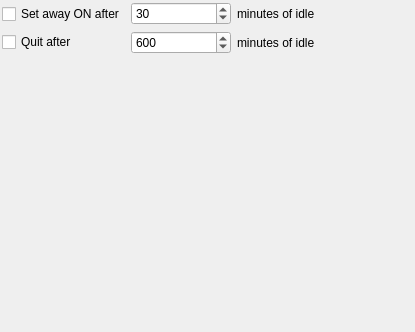
<ui version="4.0" >
 <class>IdleSettings</class>
 <widget class="QWidget" name="IdleSettings" >
  <property name="geometry" >
   <rect>
    <x>0</x>
    <y>0</y>
    <width>415</width>
    <height>332</height>
   </rect>
  </property>
  <property name="windowTitle" >
   <string>Form</string>
  </property>
  <layout class="QGridLayout" >
   <property name="margin" >
    <number>2</number>
   </property>
   <property name="spacing" >
    <number>6</number>
   </property>
   <item rowspan="2" row="0" column="0" >
    <layout class="QGridLayout" >
     <property name="margin" >
      <number>0</number>
     </property>
     <property name="spacing" >
      <number>6</number>
     </property>
     <item row="1" column="0" >
      <widget class="QCheckBox" name="checkBoxQuit" >
       <property name="sizePolicy" >
        <sizepolicy>
         <hsizetype>0</hsizetype>
         <vsizetype>0</vsizetype>
         <horstretch>0</horstretch>
         <verstretch>0</verstretch>
        </sizepolicy>
       </property>
       <property name="text" >
        <string>Quit after</string>
       </property>
      </widget>
     </item>
     <item row="0" column="0" >
      <widget class="QCheckBox" name="checkBoxAway" >
       <property name="sizePolicy" >
        <sizepolicy>
         <hsizetype>0</hsizetype>
         <vsizetype>0</vsizetype>
         <horstretch>0</horstretch>
         <verstretch>0</verstretch>
        </sizepolicy>
       </property>
       <property name="text" >
        <string>Set away ON after</string>
       </property>
      </widget>
     </item>
    </layout>
   </item>
   <item rowspan="2" row="0" column="2" >
    <spacer>
     <property name="orientation" >
      <enum>Qt::Horizontal</enum>
     </property>
     <property name="sizeType" >
      <enum>QSizePolicy::Expanding</enum>
     </property>
     <property name="sizeHint" >
      <size>
       <width>252</width>
       <height>20</height>
      </size>
     </property>
    </spacer>
   </item>
   <item row="1" column="1" >
    <layout class="QGridLayout" >
     <property name="margin" >
      <number>0</number>
     </property>
     <property name="spacing" >
      <number>6</number>
     </property>
     <item row="0" column="0" >
      <widget class="QSpinBox" name="spinBoxQuit" >
       <property name="sizePolicy" >
        <sizepolicy>
         <hsizetype>0</hsizetype>
         <vsizetype>0</vsizetype>
         <horstretch>0</horstretch>
         <verstretch>0</verstretch>
        </sizepolicy>
       </property>
       <property name="minimumSize" >
        <size>
         <width>100</width>
         <height>0</height>
        </size>
       </property>
       <property name="maximum" >
        <number>2400</number>
       </property>
       <property name="minimum" >
        <number>1</number>
       </property>
       <property name="value" >
        <number>600</number>
       </property>
      </widget>
     </item>
     <item row="0" column="1" colspan="2" >
      <widget class="QLabel" name="labelQuit" >
       <property name="sizePolicy" >
        <sizepolicy>
         <hsizetype>0</hsizetype>
         <vsizetype>5</vsizetype>
         <horstretch>0</horstretch>
         <verstretch>0</verstretch>
        </sizepolicy>
       </property>
       <property name="text" >
        <string>minutes of idle</string>
       </property>
      </widget>
     </item>
    </layout>
   </item>
   <item row="0" column="1" >
    <layout class="QGridLayout" >
     <property name="margin" >
      <number>0</number>
     </property>
     <property name="spacing" >
      <number>6</number>
     </property>
     <item row="0" column="0" >
      <widget class="QSpinBox" name="spinBoxAway" >
       <property name="sizePolicy" >
        <sizepolicy>
         <hsizetype>0</hsizetype>
         <vsizetype>0</vsizetype>
         <horstretch>0</horstretch>
         <verstretch>0</verstretch>
        </sizepolicy>
       </property>
       <property name="minimumSize" >
        <size>
         <width>100</width>
         <height>0</height>
        </size>
       </property>
       <property name="maximum" >
        <number>600</number>
       </property>
       <property name="minimum" >
        <number>1</number>
       </property>
       <property name="value" >
        <number>30</number>
       </property>
      </widget>
     </item>
     <item row="0" column="1" colspan="2" >
      <widget class="QLabel" name="labelAway" >
       <property name="sizePolicy" >
        <sizepolicy>
         <hsizetype>0</hsizetype>
         <vsizetype>5</vsizetype>
         <horstretch>0</horstretch>
         <verstretch>0</verstretch>
        </sizepolicy>
       </property>
       <property name="text" >
        <string>minutes of idle</string>
       </property>
      </widget>
     </item>
    </layout>
   </item>
   <item row="2" column="0" colspan="3" >
    <spacer>
     <property name="orientation" >
      <enum>Qt::Vertical</enum>
     </property>
     <property name="sizeHint" >
      <size>
       <width>20</width>
       <height>40</height>
      </size>
     </property>
    </spacer>
   </item>
  </layout>
 </widget>
 <resources/>
 <connections/>
</ui>
